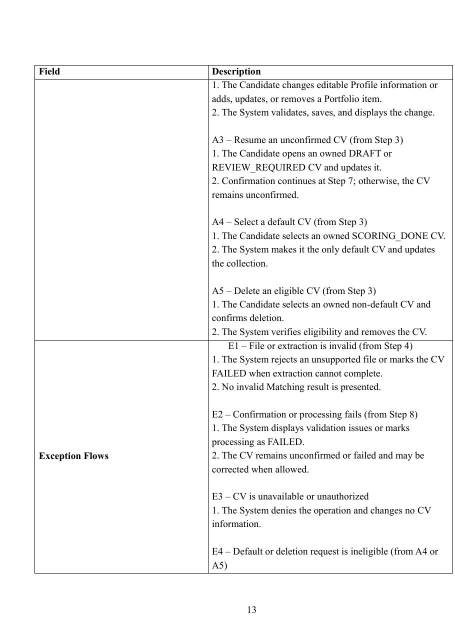
#> input picture Doc/working/render-20260811-short-usecases/page-026.jpg, 910 x 1287 px (shown at 1/2 size); its folder holds only this picture in this run
$ python make-contact-sheet-short-usecases.py
#> lines starting #> are read from the running program, lines starting #| are printed output that depends on the picture
from pathlib import Path

from PIL import Image, ImageDraw, ImageFont


SOURCE = Path(r"C:\CODING\Thesis\Doc\working\render-20260811-short-usecases")
OUTPUT = SOURCE / "contact-sheets"
OUTPUT.mkdir(parents=True, exist_ok=True)
PAGES = sorted(SOURCE.glob("page-*.jpg"), key=lambda path: int(path.stem.split("-")[-1]))
FONT = ImageFont.truetype(r"C:\Windows\Fonts\arial.ttf", 17)

columns = 4
pages_per_sheet = 16
thumb_width = 300
gap = 14
label_height = 26

for start in range(0, len(PAGES), pages_per_sheet):
    batch = PAGES[start:start + pages_per_sheet]
    thumbnails = []
    for path in batch:
        source = Image.open(path).convert("RGB")
#> source is the input picture: PIL image 910x1287 RGB; min 0, max 255, mean 246
        height = round(source.height * thumb_width / source.width)
#> height = 424
        thumbnails.append((path, source.resize((thumb_width, height))))
    rows = (len(batch) + columns - 1) // columns
    thumb_height = max(image.height for _, image in thumbnails)
#> thumb_height = 424
    sheet = Image.new(
        "RGB",
        (gap + columns * (thumb_width + gap), gap + rows * (label_height + thumb_height + gap)),
        "#d9dde4",
    )
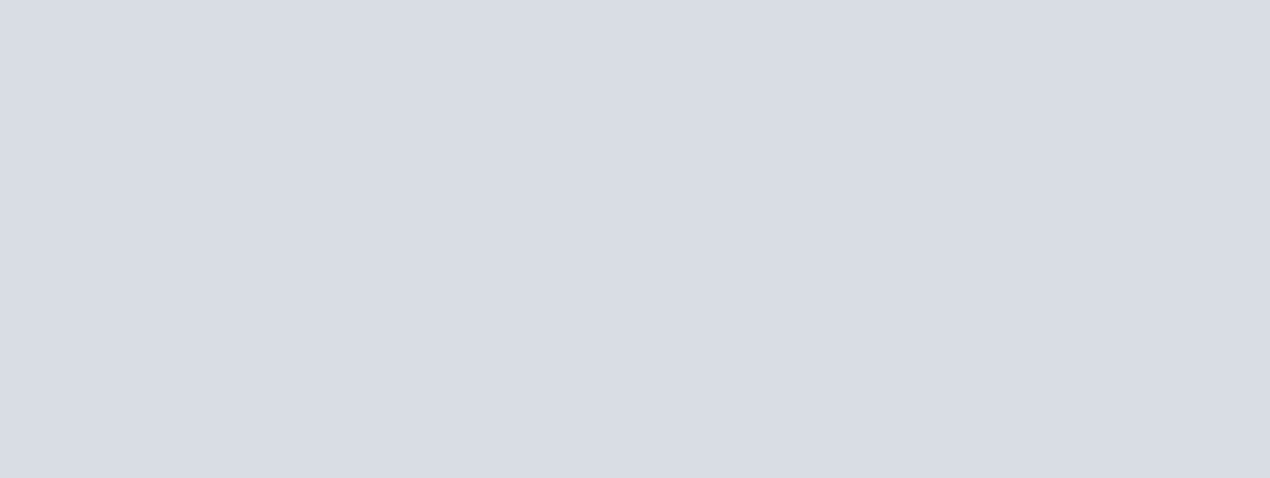
#> sheet: PIL image 1270x478 RGB; mean R, G, B 217, 221, 228
    draw = ImageDraw.Draw(sheet)
    for index, (path, thumbnail) in enumerate(thumbnails):
        row, column = divmod(index, columns)
        x = gap + column * (thumb_width + gap)
        y = gap + row * (label_height + thumb_height + gap)
        page = int(path.stem.split("-")[-1])
        draw.text((x, y + 3), f"Page {page}", font=FONT, fill="black")
        sheet.paste(thumbnail, (x, y + label_height))
#> this loop made 1 pass
#> (row, column, x, y, page) on pass 1: (0, 0, 14, 14, 26)
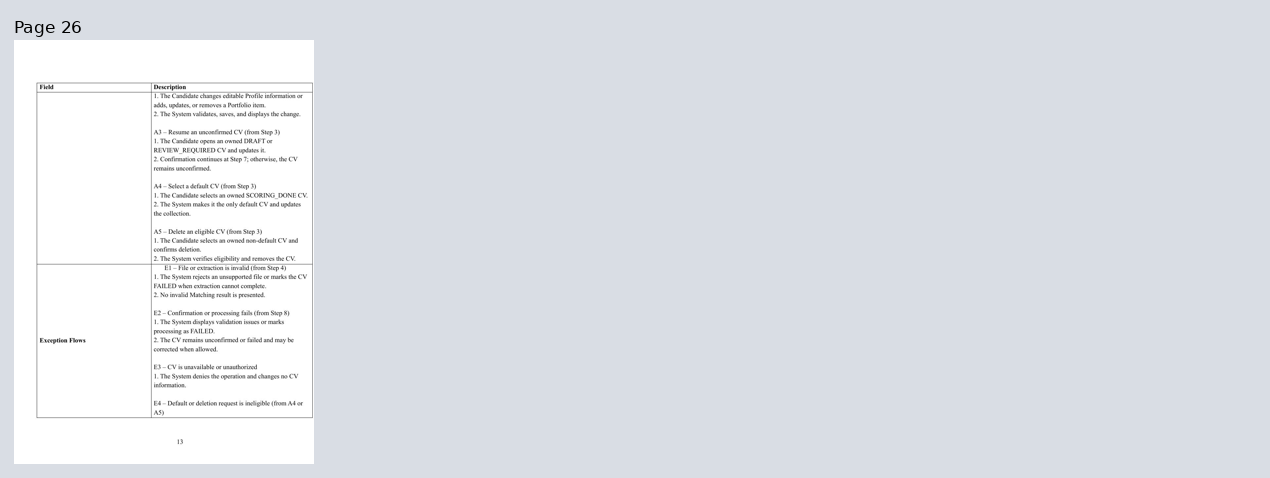
#> sheet: PIL image 1270x478 RGB; mean R, G, B 222.9, 226.1, 231.6
    first = int(batch[0].stem.split("-")[-1])
    last = int(batch[-1].stem.split("-")[-1])
    sheet.save(OUTPUT / f"pages-{first:03d}-{last:03d}.jpg", quality=90)

print(f"pages={len(PAGES)} sheets={(len(PAGES) + pages_per_sheet - 1) // pages_per_sheet}")

$ run again, on Doc/working/render-20260811-short-usecases/page-031.jpg
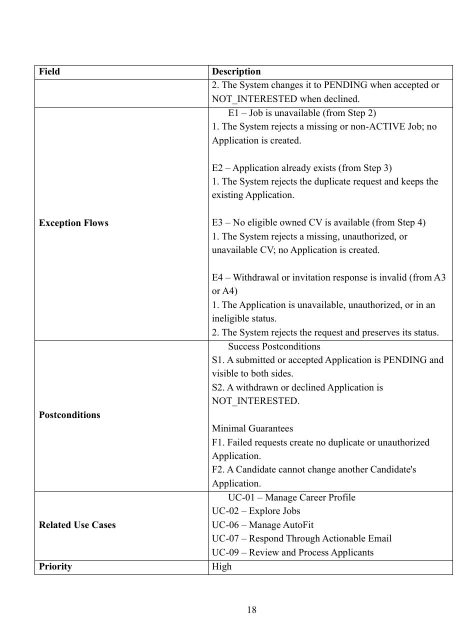
#> input picture Doc/working/render-20260811-short-usecases/page-031.jpg, 910 x 1287 px (shown at 1/2 size)
#> source is the input picture: PIL image 910x1287 RGB; min 0, max 255, mean 245.6
#> thumb_height = 424
#> the loop `for index, (path, thumbnail) in enumerate(thumbnails):` made 1 pass
#> (row, column, x, y, page) on pass 1: (0, 0, 14, 14, 31)
#> after the loop `for index, (path, thumbnail) in enumerate(thumbnails):`:
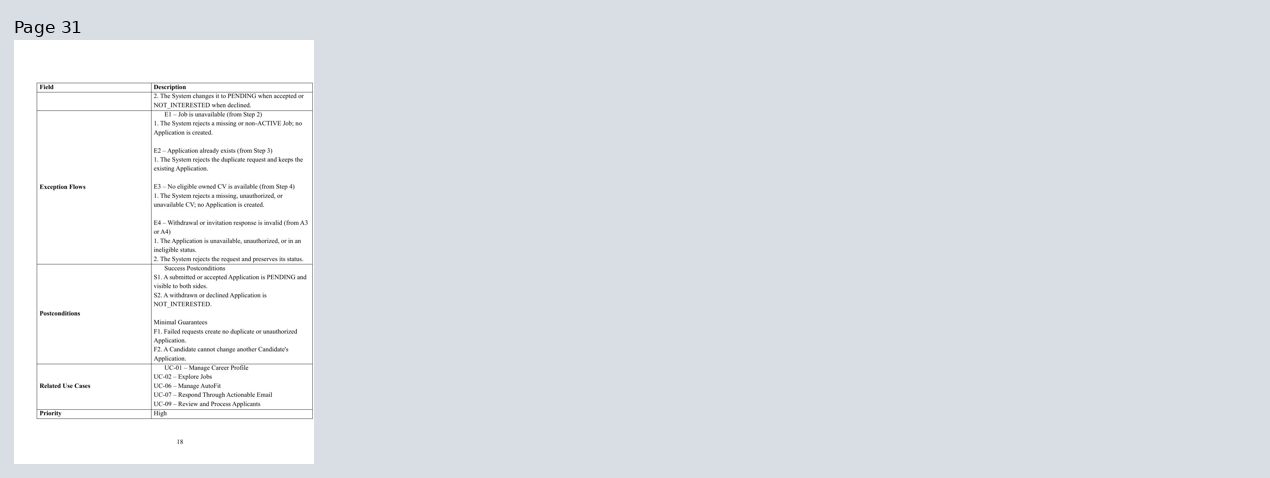
#> sheet: PIL image 1270x478 RGB; mean R, G, B 222.9, 226, 231.6

$ run again, on Doc/working/render-20260811-short-usecases/page-033.jpg
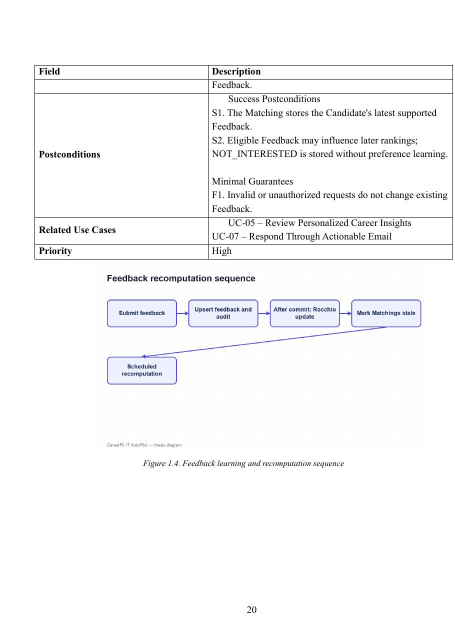
#> input picture Doc/working/render-20260811-short-usecases/page-033.jpg, 910 x 1287 px (shown at 1/2 size)
#> source is the input picture: PIL image 910x1287 RGB; mean R, G, B 248.4, 248.5, 249.3
#> thumb_height = 424
#> the loop `for index, (path, thumbnail) in enumerate(thumbnails):` made 1 pass
#> (row, column, x, y, page) on pass 1: (0, 0, 14, 14, 33)
#> after the loop `for index, (path, thumbnail) in enumerate(thumbnails):`:
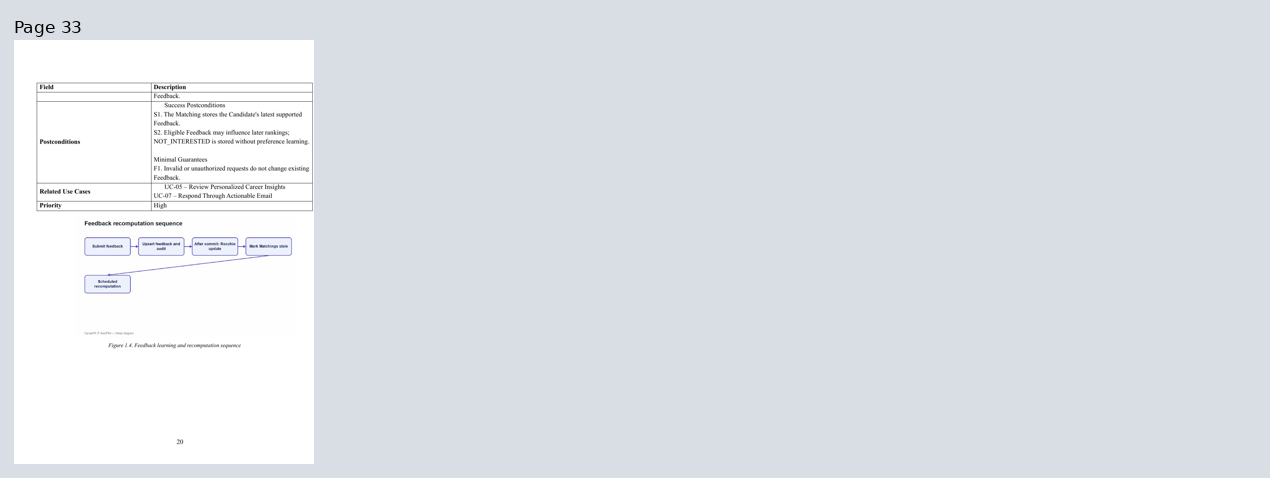
#> sheet: PIL image 1270x478 RGB; mean R, G, B 223.5, 226.6, 232.3

$ run again, on Doc/working/render-20260811-short-usecases/page-028.jpg
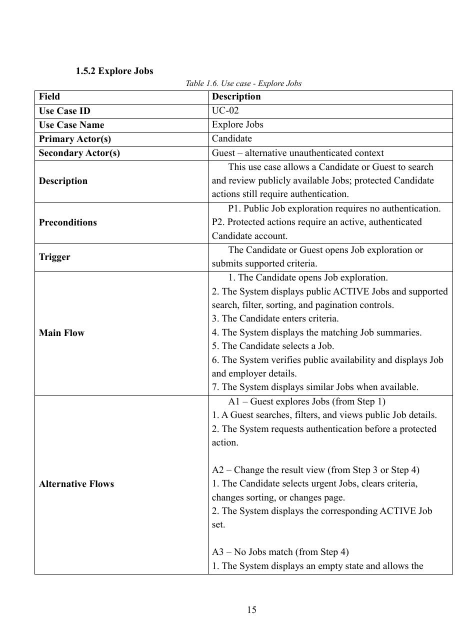
#> input picture Doc/working/render-20260811-short-usecases/page-028.jpg, 910 x 1287 px (shown at 1/2 size)
#> source is the input picture: PIL image 910x1287 RGB; min 0, max 255, mean 243.5
#> thumb_height = 424
#> the loop `for index, (path, thumbnail) in enumerate(thumbnails):` made 1 pass
#> (row, column, x, y, page) on pass 1: (0, 0, 14, 14, 28)
#> after the loop `for index, (path, thumbnail) in enumerate(thumbnails):`:
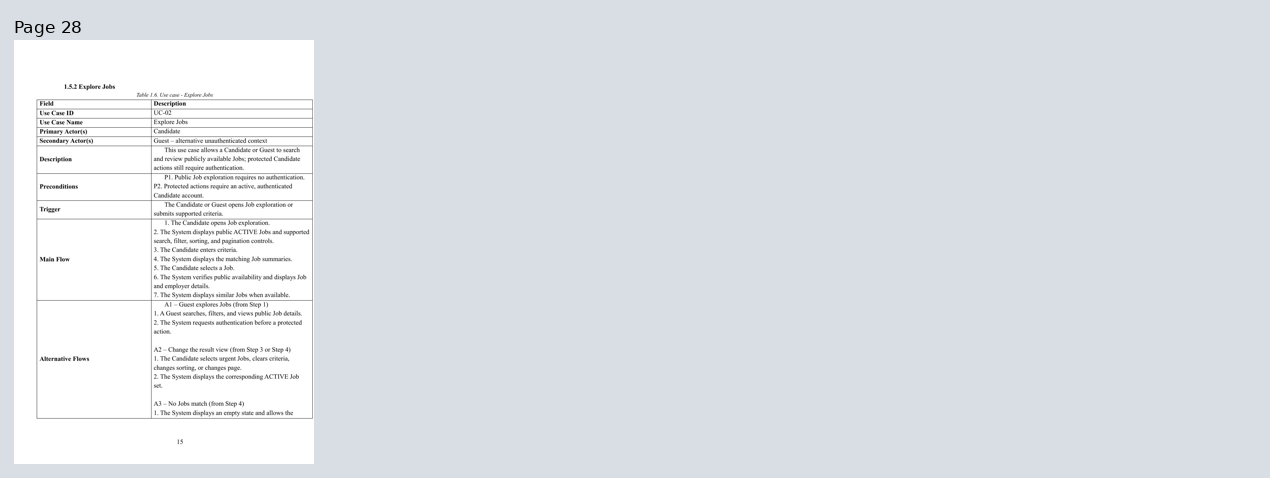
#> sheet: PIL image 1270x478 RGB; mean R, G, B 222.4, 225.6, 231.1
